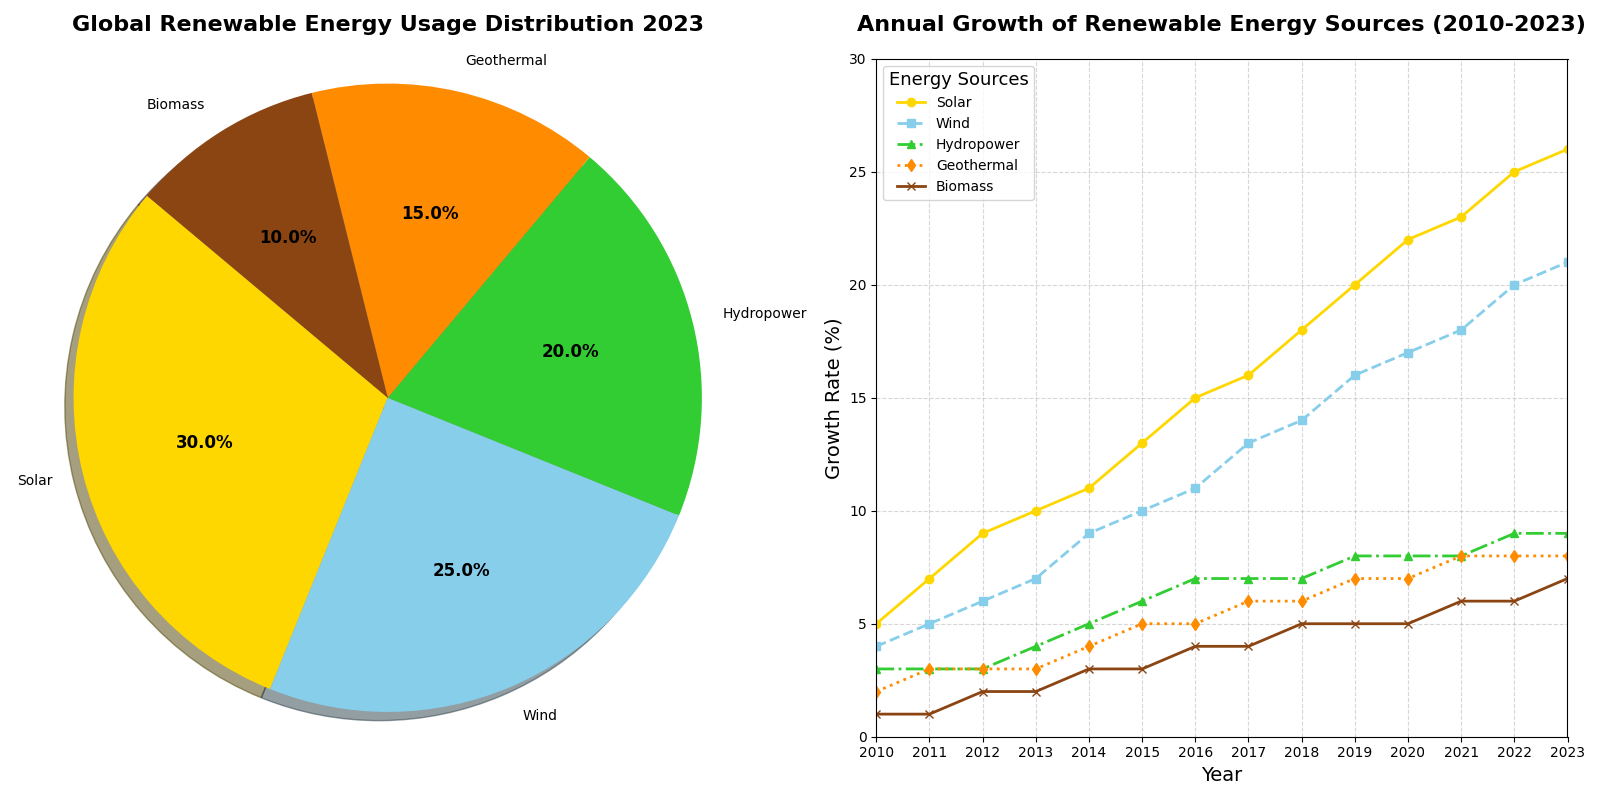

Generate this figure with Python:
import matplotlib.pyplot as plt
import numpy as np

# Backstory: This chart represents the distribution of various types of renewable energy usage globally in 2023.
# The second subplot shows the trend of annual growth of these renewable resources from 2010 to 2023.

# Pie chart data: Renewable energy sources and their usage percentages
energy_sources = ['Solar', 'Wind', 'Hydropower', 'Geothermal', 'Biomass']
usage_percentages = [30, 25, 20, 15, 10]

# Subplot data: Annual growth data for each energy source (in percentage)
years = np.arange(2010, 2024)
solar_growth = [5, 7, 9, 10, 11, 13, 15, 16, 18, 20, 22, 23, 25, 26]  # Example data
wind_growth = [4, 5, 6, 7, 9, 10, 11, 13, 14, 16, 17, 18, 20, 21]
hydro_growth = [3, 3, 3, 4, 5, 6, 7, 7, 7, 8, 8, 8, 9, 9]
geo_growth = [2, 3, 3, 3, 4, 5, 5, 6, 6, 7, 7, 8, 8, 8]
bio_growth = [1, 1, 2, 2, 3, 3, 4, 4, 5, 5, 5, 6, 6, 7]

# Colors for the pie chart
colors = ['#FFD700', '#87CEEB', '#32CD32', '#FF8C00', '#8B4513']

# Create the figure and set up two subplots
fig, (ax1, ax2) = plt.subplots(1, 2, figsize=(16, 8))

# --- First Plot: Pie Chart ---
wedges, texts, autotexts = ax1.pie(
    usage_percentages,
    labels=energy_sources,
    colors=colors,
    autopct='%1.1f%%',
    startangle=140,
    shadow=True
)

# Customize the autotexts for better visibility
for autotext in autotexts:
    autotext.set_color('black')
    autotext.set_fontsize(12)
    autotext.set_fontweight('bold')

# Set the title
ax1.set_title("Global Renewable Energy Usage Distribution 2023", fontsize=16, fontweight='bold', pad=20)

# Ensure the pie chart is circular
ax1.axis('equal')

# --- Second Plot: Line Chart for Annual Growth ---
ax2.plot(years, solar_growth, marker='o', linestyle='-', linewidth=2, color='#FFD700', label='Solar')
ax2.plot(years, wind_growth, marker='s', linestyle='--', linewidth=2, color='#87CEEB', label='Wind')
ax2.plot(years, hydro_growth, marker='^', linestyle='-.', linewidth=2, color='#32CD32', label='Hydropower')
ax2.plot(years, geo_growth, marker='d', linestyle=':', linewidth=2, color='#FF8C00', label='Geothermal')
ax2.plot(years, bio_growth, marker='x', linestyle='-', linewidth=2, color='#8B4513', label='Biomass')

# Customize the chart
ax2.set_title("Annual Growth of Renewable Energy Sources (2010-2023)", fontsize=16, fontweight='bold', pad=20)
ax2.set_xlabel("Year", fontsize=14)
ax2.set_ylabel("Growth Rate (%)", fontsize=14)
ax2.set_xticks(years)
ax2.set_xlim(2010, 2023)
ax2.set_ylim(0, 30)
ax2.legend(title="Energy Sources", loc="upper left", fontsize=10, title_fontsize='13')
ax2.grid(True, linestyle='--', alpha=0.5)

# Make the layout tight to prevent overlap
plt.tight_layout()

# Show the plot
plt.show()
